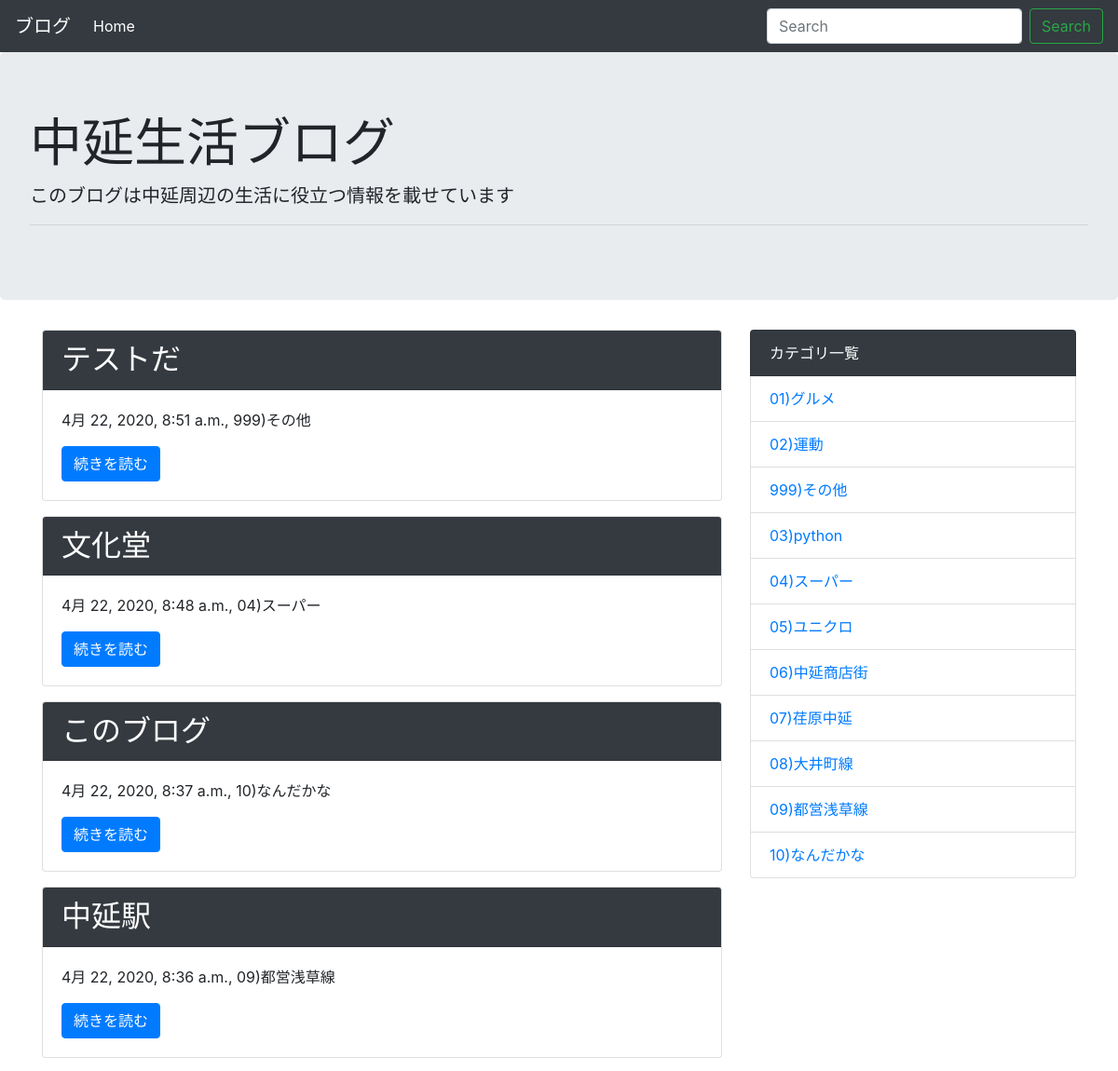
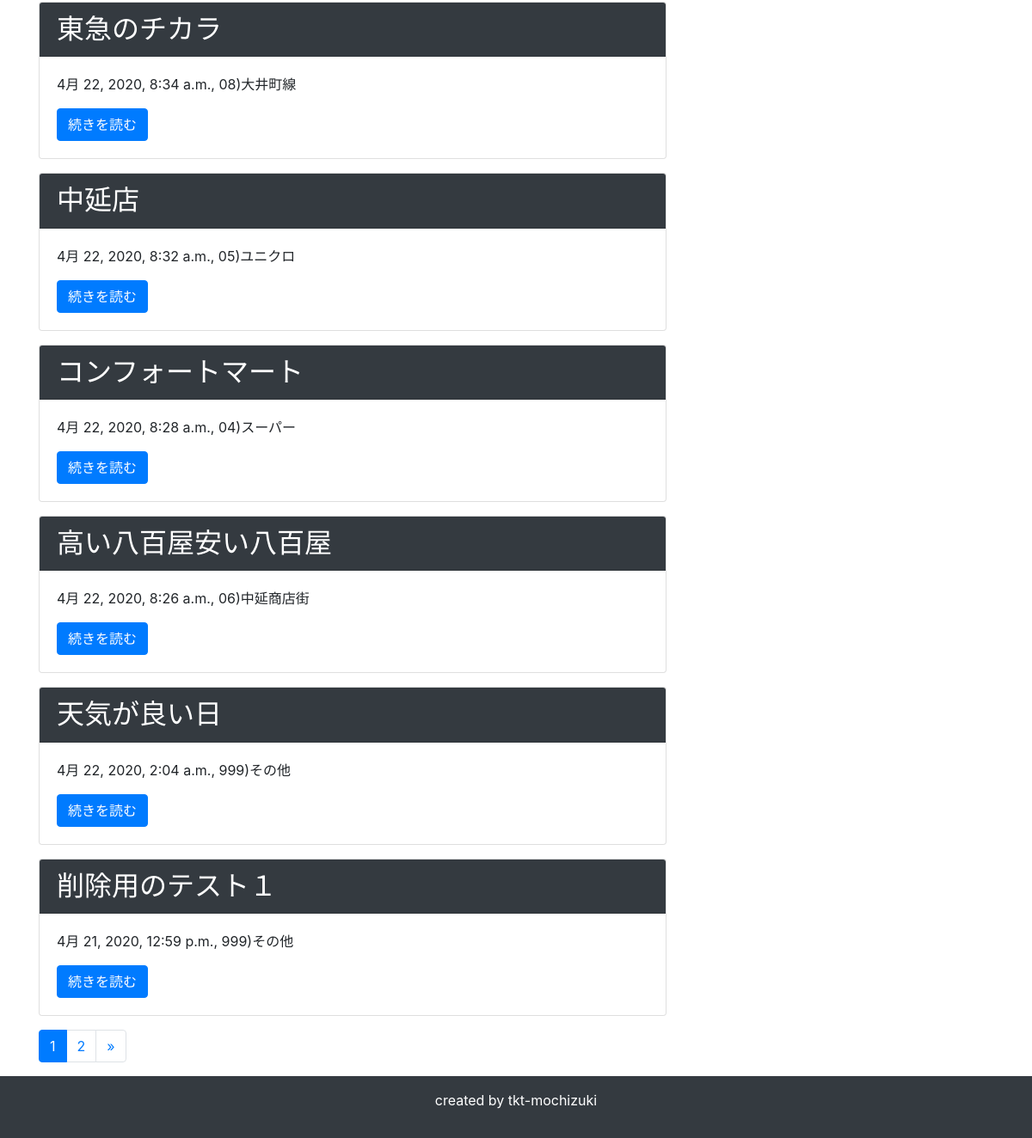
Before: / with the older database file (2 pictures, top to bottom).
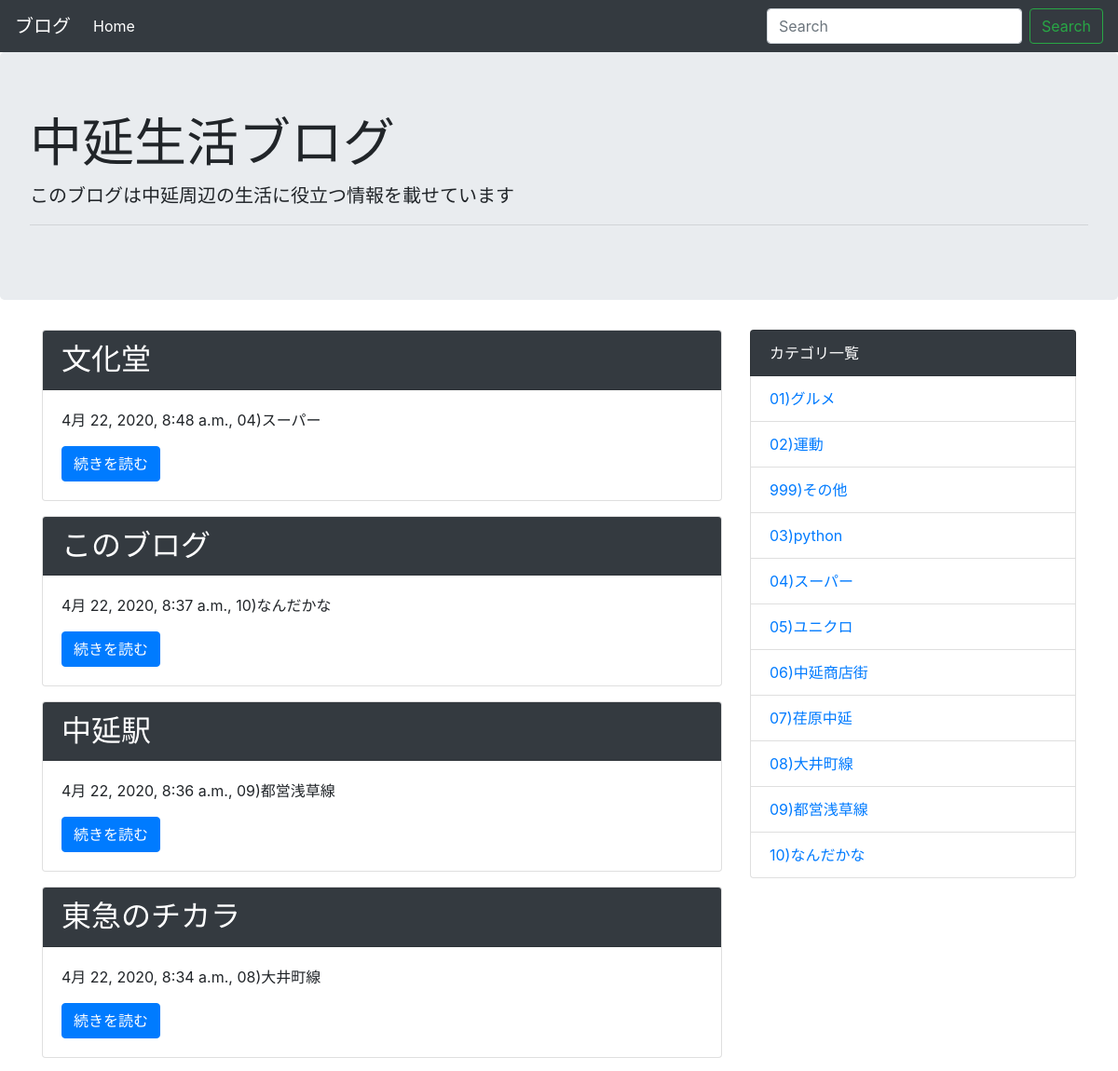
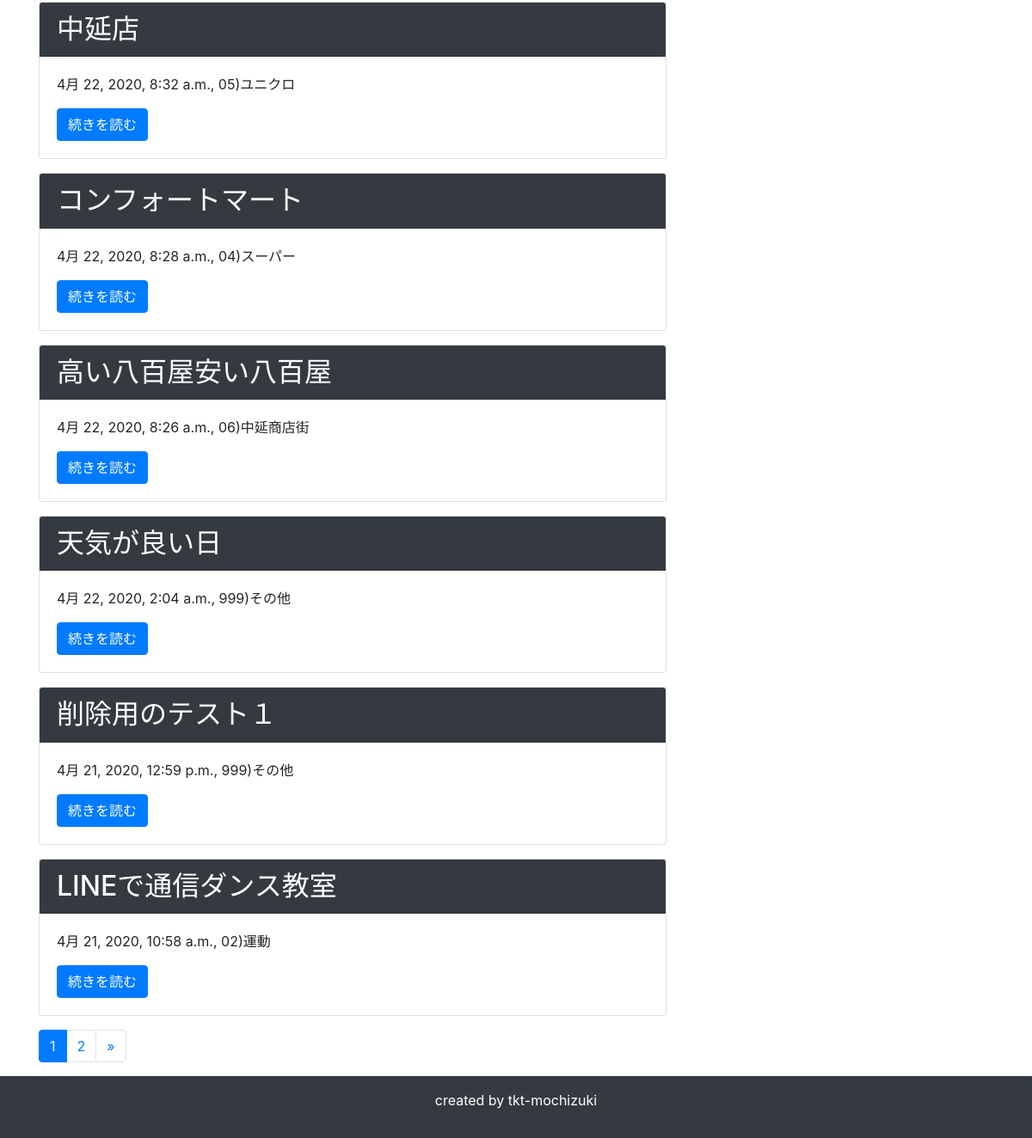
After: the same page with the newer database file (2 pictures, top to bottom).
### blog/models.py (models this page shows, shortened)
class Post(models.Model):
    title = models.CharField('タイトル', max_length=100)
    text = models.TextField('本文')
    created_at = models.DateTimeField('作成日',default=timezone.now)
    category = models.ForeignKey(
        Category, verbose_name = 'カテゴリ', on_delete = models.PROTECT
    )

class Category(models.Model):
    name = models.CharField('カテゴリー名', max_length=200)
    created_at = models.DateTimeField('作成日',default=timezone.now)
    def __str__(self):
        return self.name

### blog/views.py (the view)
# urls.py: path('', views.IndexView.as_view(), name='index'),
class IndexView(generic.ListView):
    template_name = 'blog/post_list.html'
    model = Post
    paginate_by = 10 # 追加
    def get_queryset(self):
        queryset = Post.objects.order_by('-created_at')
        keyword = self.request.GET.get('keyword')
        if keyword:
            queryset = queryset.filter(
                Q(title__icontains=keyword) | Q(text__icontains=keyword)
            )
        return queryset

### blog/context_processors.py (called while the page is built)
def common(request):
    context = {
        'category_list':Category.objects.all(),
    }
    return context

### blog/templatetags/mytag.py (called while the page is built)
@register.simple_tag
def url_replace(request, field, value):
    url_dict = request.GET.copy()
    url_dict[field] = value
    return url_dict.urlencode()

### blog/templates/blog/post_list.html
{% extends 'blog/base.html' %}
{% block content %}
{% for post in post_list %}
<div class="card mb-3">
    <h2 class="card-header bg-dark text-white">{{ post.title }}</h2>
    <div class="card-body">
      <p>{{ post.created_at }}, {{ post.category }}</p>
      <a href="{% url 'blog:detail' post.pk %}" class="btn btn-primary">続きを読む</a>
    </div>
</div>
{% endfor %}
{% include 'blog/pagination.html' %}
{% endblock %}

### blog/templates/blog/base.html (shortened to what this page needs)
<!doctype html>
<html lang="ja">
  <head>
    <link rel="stylesheet" href="https://stackpath.bootstrapcdn.com/bootstrap/4.4.1/css/bootstrap.min.css">
  </head>
  <body>
    <nav class="navbar navbar-expand-lg navbar-dark bg-dark">
      <a class="navbar-brand" href="#">ブログ</a>
      <div class="collapse navbar-collapse" id="navbarSupportedContent">
        <ul class="navbar-nav mr-auto">
          <li class="nav-item active">
            <a class="nav-link" href="{% url 'blog:index' %}">Home</a>
          </li>
        </ul>
        <form class="form-inline my-2 my-lg-0" method="GET" action="{% url 'blog:index' %}">
          <input class="form-control mr-sm-2" type="text" placeholder="Search" aria-label="Search" name="keyword">
          <button class="btn btn-outline-success my-2 my-sm-0" type="submit">Search</button>
        </form>
      </div>
    </nav>
    <div class="jumbotron">
      <h1 class="display-4">中延生活ブログ</h1>
      <p class="lead">このブログは中延周辺の生活に役立つ情報を載せています</p>
      <hr class="my-2">
    </div>
    <div class="container">
      <div class="row">
          <div class="col-md-8">
              {% block content %}
              {% endblock %}
          </div>
          <div class="col-md-4">
              <ul class="list-group">
                  <li class="list-group-item bg-dark text-white">カテゴリ一覧</li>
                  {% for category in category_list %}
                  <li class="list-group-item"><a href="{% url 'blog:category' category.pk %}">{{ category }}</a></li>
                  {% endfor %}
              </ul>
          </div>
      </div>
    </div>
    <footer class="bg-dark text-white text-center py-3">
        <p>created by tkt-mochizuki</p>
    </footer>
  </body>
</html>

Changed rows visible on the page:
removed Post: title "テストだ", created_at "4月 22, 2020, 8:51 a.m.", category "999)その他"
now on this page (row unchanged): Post: title "LINEで通信ダンス教室", created_at "4月 21, 2020, 10:58 a.m.", category "02)運動"
